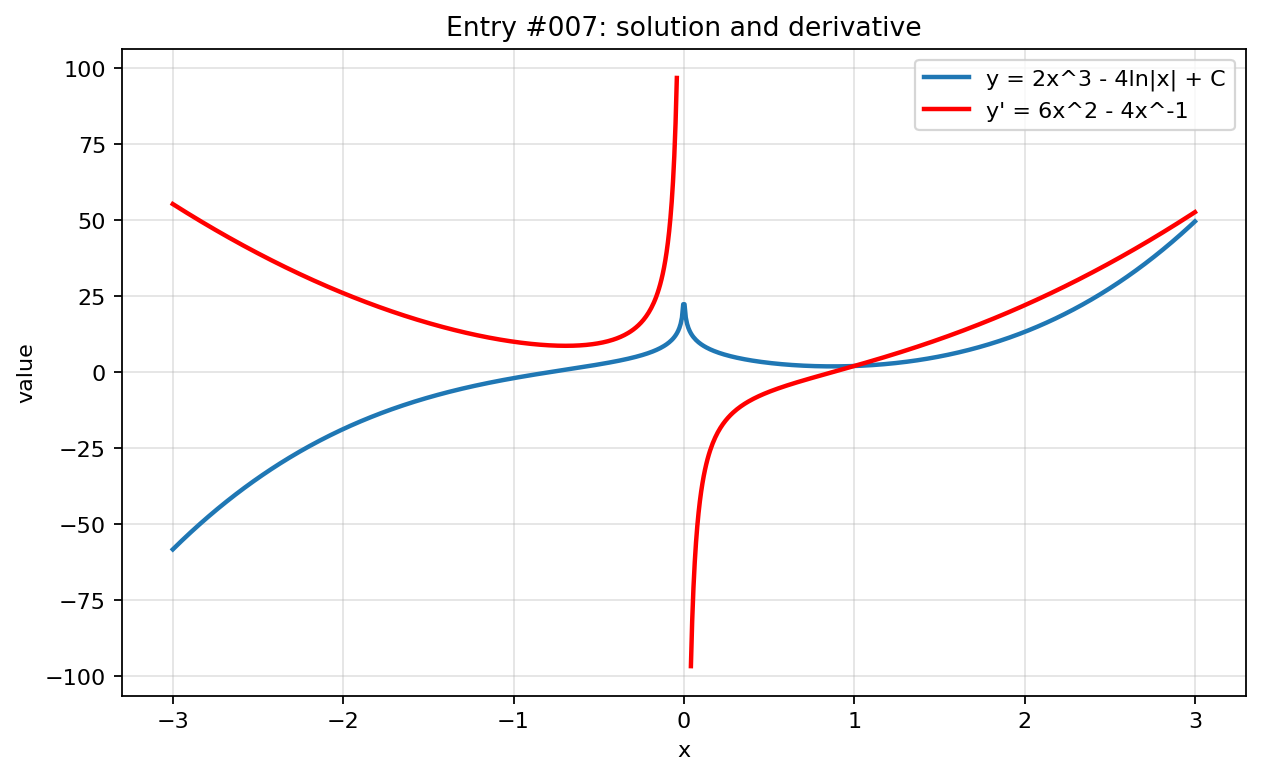

Reproduce this figure in Python.
import numpy as np
import matplotlib.pyplot as plt

x = np.linspace(-3, 3, 800)

with np.errstate(divide="ignore", invalid="ignore", over="ignore"):
    y = 2*x**3 - 4*np.log(np.abs(x))
    y_prime = 6*x**2 - 4/x


def mask(values, limit=100):
    return np.where(np.isfinite(values) & (np.abs(values) <= limit), values, np.nan)

y = mask(y)
y_prime = mask(y_prime)
plt.figure(figsize=(8, 5))
plt.plot(x, y, label="y = 2x^3 - 4ln|x| + C", linewidth=2)
plt.plot(x, y_prime, label="y' = 6x^2 - 4x^-1", linewidth=2, color="red")
plt.title("Entry #007: solution and derivative")
plt.xlabel("x")
plt.ylabel("value")
plt.grid(True, alpha=0.35)
plt.legend()
plt.tight_layout()
plt.show()
